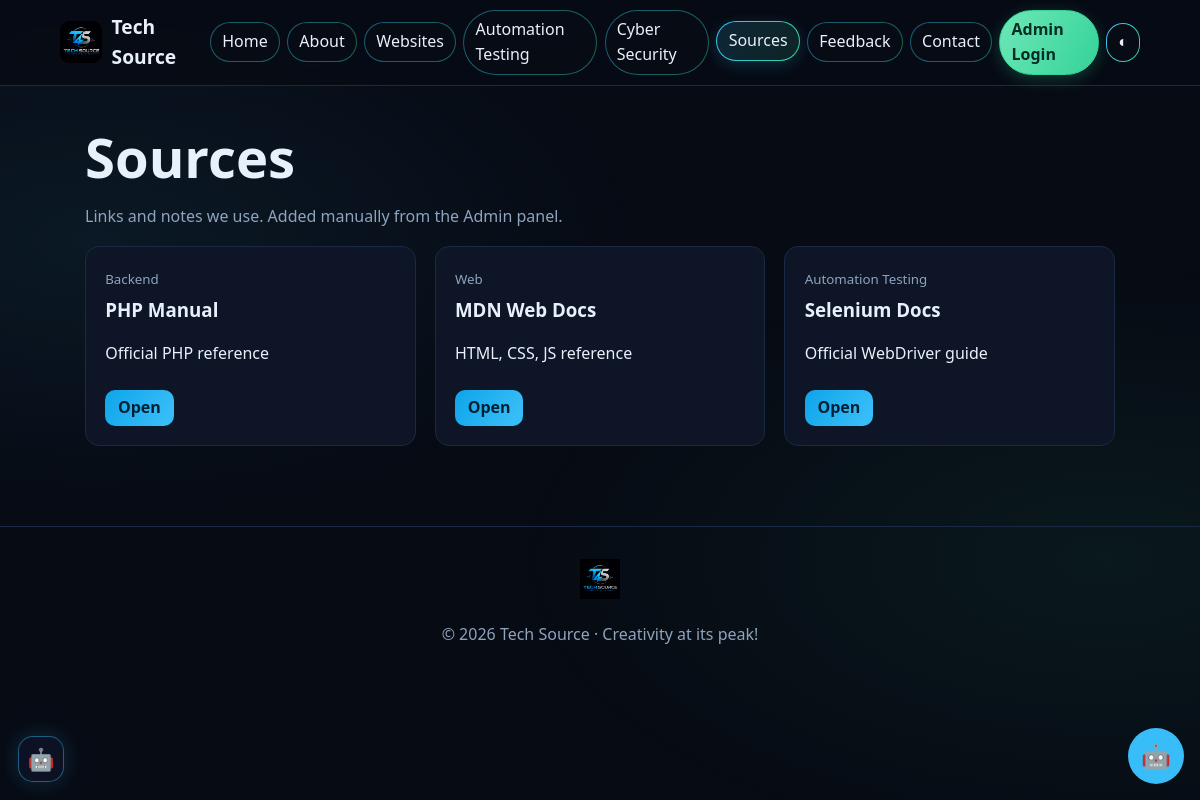
Page /sources.php on the committed database.
### tables this page shows
CREATE TABLE sources(id INT AUTO_INCREMENT PRIMARY KEY,title VARCHAR(150),link VARCHAR(255),category VARCHAR(80),note TEXT);

### config.php (called while the page is built, shortened)
<?php
$pdo=new PDO('mysql:host='.DB_HOST.';dbname='.DB_NAME.';charset=utf8mb4',DB_USER,DB_PASS,[PDO::ATTR_ERRMODE=>PDO::ERRMODE_EXCEPTION,PDO::ATTR_DEFAULT_FETCH_MODE=>PDO::FETCH_ASSOC]);
function e($s){return htmlspecialchars((string)$s,ENT_QUOTES,'UTF-8');}
function rows($t){global $pdo;return $pdo->query("SELECT * FROM `$t` ORDER BY id DESC")->fetchAll();}

### sources.php (the view)
<?php $page='sources';$title='Sources';include 'header.php';?>
<section class="wrap"><h1>Sources</h1><p class="lead">Links and notes we use. Added manually from the Admin panel.</p>
<div class="grid"><?php foreach(rows('sources') as $r):?><article class="card"><small><?=e($r['category'])?></small><h3><?=e($r['title'])?></h3><p><?=e($r['note'])?></p>
<a class="btn sm" target="_blank" rel="noopener" href="<?=e($r['link'])?>">Open</a></article><?php endforeach;?></div></section>
<?php include 'footer.php';?>

### style.css (style rules this page uses)
:root { --bg:#070b14;--bg2:#0d1526;--tx:#e8f1fb;--mut:#8fa3bd;--ac:#38bdf8;--ac2:#0ea5e9;--bd:#1b2a44 }
* { box-sizing:border-box }
html { scroll-behavior:smooth }
body { margin:0;font:16px/1.6 "Trebuchet MS",Segoe UI,sans-serif;background:var(--bg);color:var(--tx);transition:background .3s,color .3s;position:relative;isolation:isolate }
body::before { content:"";position:fixed;inset:0;z-index:-1;pointer-events:none;background:radial-gradient(ellipse at 8% 30%,color-mix(in srgb,#38bdf8 8%,transparent),transparent 35%),radial-gradient(ellipse at 92% 70%,color-mix(in srgb,#34d399 7%,transparent),transparent 38%);animation:ambientGlow 12s ease-in-out infinite alternate }
a { color:var(--ac) }
h1 { font-size:clamp(2rem,5vw,3.4rem);line-height:1.1;margin:.2em 0 }
.btn { display:inline-block;background:linear-gradient(120deg,var(--ac2),var(--ac),var(--ac2));background-size:200%;color:#032033;border:0;border-radius:10px;padding:.7rem 1.4rem;font-weight:700;text-decoration:none;transition:transform .2s,box-shadow .2s,background-position .4s }
.btn.sm { padding:.3rem .8rem;margin-top:.5rem }
.wrap { padding:2rem 5%;max-width:1150px;margin:auto }
.lead { color:var(--mut);max-width:42rem }
.grid { display:grid;grid-template-columns:repeat(auto-fit,minmax(240px,1fr));gap:1.2rem }
.card { background:var(--bg2);border:1px solid var(--bd);border-radius:14px;padding:1.2rem;transition:transform .25s,border-color .25s,box-shadow .25s }
.card small { color:var(--mut) }
.card h3 { margin:.2rem 0 .4rem }

### rows in the picture
sources: category "Backend", title "PHP Manual", note "Official PHP reference"
sources: category "Web", title "MDN Web Docs", note "HTML, CSS, JS reference"
sources: category "Automation Testing", title "Selenium Docs", note "Official WebDriver guide"

### other values in the picture
$l "Home"
$l "About"
$l "Websites"
$l "Automation Testing"
$l "Cyber Security"
$l "Sources"
$l "Feedback"
$l "Contact"
